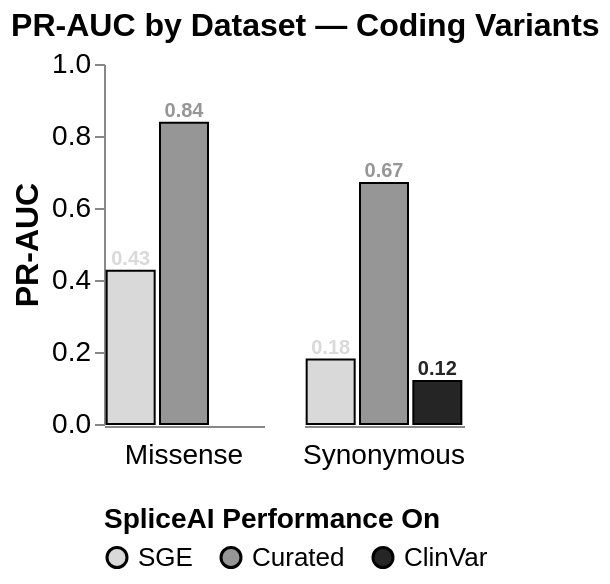

The notebook cell this image was saved under:
### Code cell
# PR-AUC summary — coding variants only (Missense with RNA filter, Synonymous)
CHART_CONSEQUENCES = ['Missense', 'Synonymous']
CHART_TITLE        = 'PR-AUC by Dataset — Coding Variants'
CHART_DATA      = auc_summary_df[auc_summary_df['Consequence'].isin(CHART_CONSEQUENCES)].copy()
GENE_CHART_DATA = (gene_auc_df[gene_auc_df['Consequence'].isin(CHART_CONSEQUENCES)].copy()
                   if not gene_auc_df.empty else gene_auc_df)

plot_prauc_bars(CHART_DATA, GENE_CHART_DATA, CHART_CONSEQUENCES, CHART_TITLE)
plt.show()

# Altair aggregate summary — coding variants only
_base_sub = alt.Chart(CHART_DATA).encode(
    x=alt.X("Dataset:N", sort=_dataset_order, title=None,
            axis=alt.Axis(labels=False, ticks=False)),
    y=alt.Y("PR-AUC:Q", scale=alt.Scale(domain=[0, 1]),
            axis=alt.Axis(title="PR-AUC", labelFontSize=14, titleFontSize=16,
                          labelFont="Arial", titleFont="Arial")),
    color=alt.Color("Dataset:N", sort=_dataset_order,
                scale=alt.Scale(range=[_PRAUC_COLORS[d] for d in _dataset_order]),
                    legend=alt.Legend(title="SpliceAI Performance On", labelFontSize=13, titleFontSize=14,
                                      labelFont="Arial", titleFont="Arial",
                                      orient="bottom", direction="horizontal")),
    tooltip=[
        alt.Tooltip("Dataset:N"),
        alt.Tooltip("Consequence:N"),
        alt.Tooltip("PR-AUC:Q", format=".3f", title="PR-AUC"),
        alt.Tooltip("n:Q", title="n"),
    ],
)
(
    alt.layer(_base_sub.mark_bar(stroke='black'),
              _base_sub.mark_text(dy=-6, fontSize=10, fontWeight="bold", color="black").encode(
                  text=alt.Text("PR-AUC:Q", format=".2f")))
    .properties(width=80, height=180)
    .facet(column=alt.Column(
        "Consequence:N", sort=CHART_CONSEQUENCES,
        header=alt.Header(title=None, labelFontSize=14, labelFont="Arial",
                          labelOrient="bottom", labelPadding=8),
    ))
    .properties(title=CHART_TITLE)
    .configure_title(font="Arial", fontSize=16)
    .configure_axis(grid=False)
    .configure_view(stroke=None)
).display()

### Figure 1 — Vega-Lite specification as saved in the notebook (floating-point values rounded to 4 significant figures)
{"config": {"view": {"continuousWidth": 300, "continuousHeight": 300, "stroke": null}, "axis": {"grid": false}, "title": {"font": "Arial", "fontSize": 16}}, "data": {"name": "data-017830c0bc656f4f0938848cd4c5701d"}, "facet": {"column": {"field": "Consequence", "header": {"labelFont": "Arial", "labelFontSize": 14, "labelOrient": "bottom", "labelPadding": 8, "title": null}, "sort": ["Missense", "Synonymous"], "type": "nominal"}}, "spec": {"layer": [{"mark": {"type": "bar", "stroke": "black"}, "encoding": {"color": {"field": "Dataset", "legend": {"direction": "horizontal", "labelFont": "Arial", "labelFontSize": 13, "orient": "bottom", "title": "SpliceAI Performance On", "titleFont": "Arial", "titleFontSize": 14}, "scale": {"range": ["#d9d9d9", "#969696", "#252525"]}, "sort": ["SGE", "Curated", "ClinVar"], "type": "nominal"}, "tooltip": [{"field": "Dataset", "type": "nominal"}, {"field": "Consequence", "type": "nominal"}, {"field": "PR-AUC", "format": ".3f", "title": "PR-AUC", "type": "quantitative"}, {"field": "n", "title": "n", "type": "quantitative"}], "x": {"axis": {"labels": false, "ticks": false}, "field": "Dataset", "sort": ["SGE", "Curated", "ClinVar"], "title": null, "type": "nominal"}, "y": {"axis": {"labelFont": "Arial", "labelFontSize": 14, "title": "PR-AUC", "titleFont": "Arial", "titleFontSize": 16}, "field": "PR-AUC", "scale": {"domain": [0, 1]}, "type": "quantitative"}}}, {"mark": {"type": "text", "color": "black", "dy": -6, "fontSize": 10, "fontWeight": "bold"}, "encoding": {"color": {"field": "Dataset", "legend": {"direction": "horizontal", "labelFont": "Arial", "labelFontSize": 13, "orient": "bottom", "title": "SpliceAI Performance On", "titleFont": "Arial", "titleFontSize": 14}, "scale": {"range": ["#d9d9d9", "#969696", "#252525"]}, "sort": ["SGE", "Curated", "ClinVar"], "type": "nominal"}, "text": {"field": "PR-AUC", "format": ".2f", "type": "quantitative"}, "tooltip": [{"field": "Dataset", "type": "nominal"}, {"field": "Consequence", "type": "nominal"}, {"field": "PR-AUC", "format": ".3f", "title": "PR-AUC", "type": "quantitative"}, {"field": "n", "title": "n", "type": "quantitative"}], "x": {"axis": {"labels": false, "ticks": false}, "field": "Dataset", "sort": ["SGE", "Curated", "ClinVar"], "title": null, "type": "nominal"}, "y": {"axis": {"labelFont": "Arial", "labelFontSize": 14, "title": "PR-AUC", "titleFont": "Arial", "titleFontSize": 16}, "field": "PR-AUC", "scale": {"domain": [0, 1]}, "type": "quantitative"}}}], "height": 180, "width": 80}, "title": "PR-AUC by Dataset — Coding Variants", "$schema": "https://vega.github.io/schema/vega-lite/v6.1.0.json", "datasets": {"data-017830c0bc656f4f0938848cd4c5701d": [{"Dataset": "SGE", "Consequence": "Missense", "PR-AUC": 0.4257, "n": 9096}, {"Dataset": "SGE", "Consequence": "Synonymous", "PR-AUC": 0.1789, "n": 9069}, {"Dataset": "Curated", "Consequence": "Missense", "PR-AUC": 0.8365, "n": 231}, {"Dataset": "Curated", "Consequence": "Synonymous", "PR-AUC": 0.6692, "n": 36}, {"Dataset": "ClinVar", "Consequence": "Synonymous", "PR-AUC": 0.1197, "n": 24420}]}}
